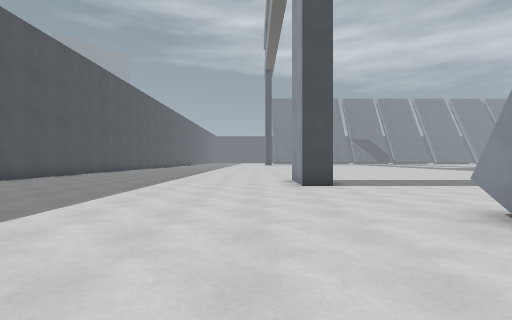
View 1 (above)

21 first-person views from a walk through a Godot game level. The camera is 1.3 m above the floor, looks level and sees 85° across. The floor is counted in squares, 2 m on a side. Each view is taken from the middle of a square. On the plan, view 1 faces up. The plan holds only what a view shows up to about 9 squares ahead; the rest is blank. The place goes on beyond the plan. Surface patterns are stand-ins for the level's own textures.

View 2
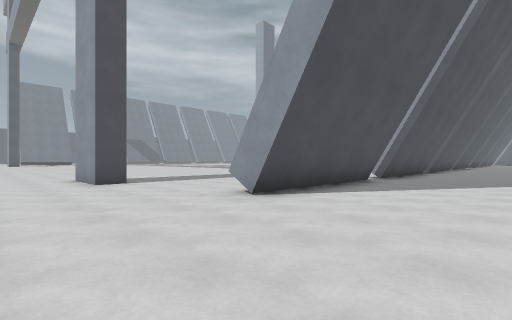

View 3
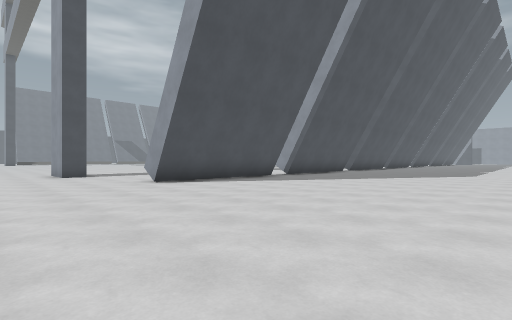

View 4
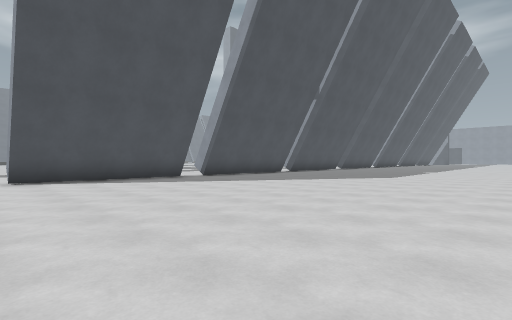

View 5
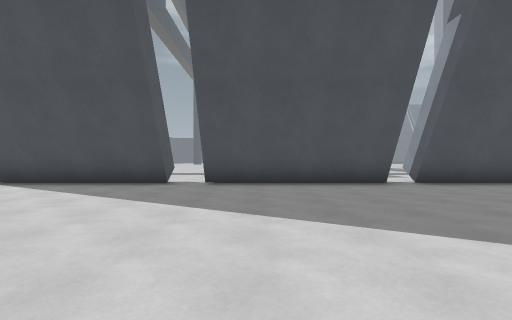

View 6
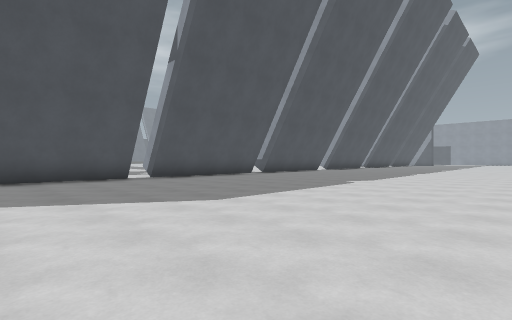

View 7
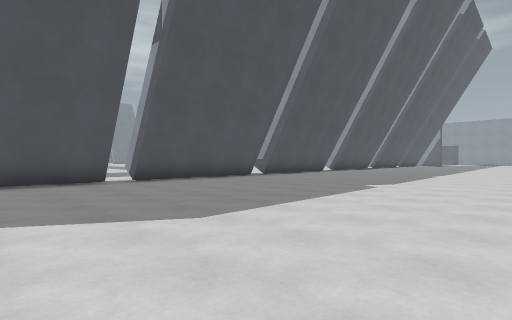

View 8
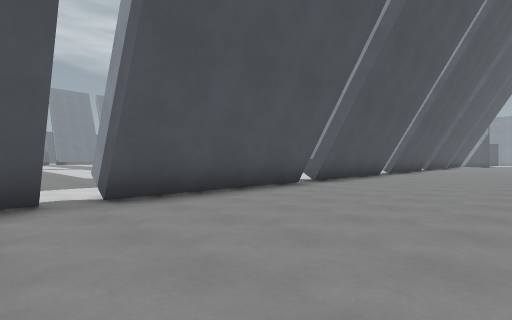

View 9
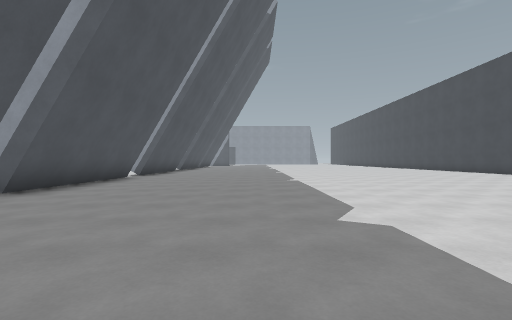

View 10
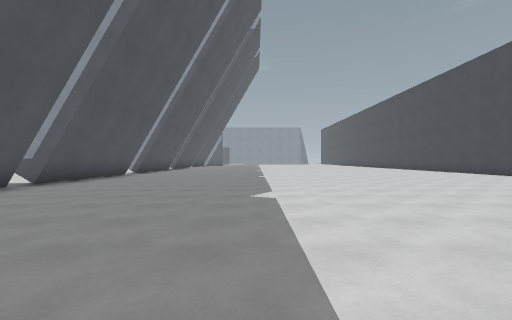

View 11
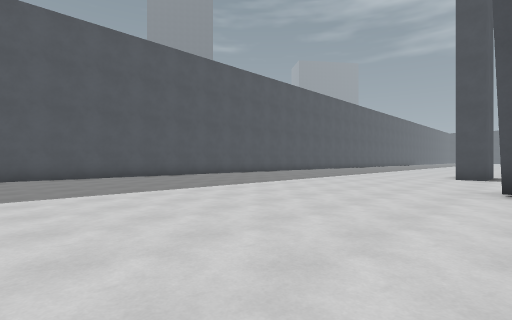

View 12
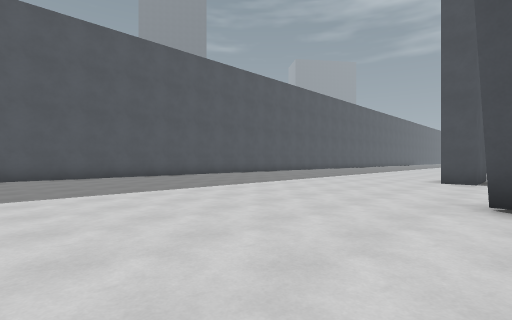

View 13
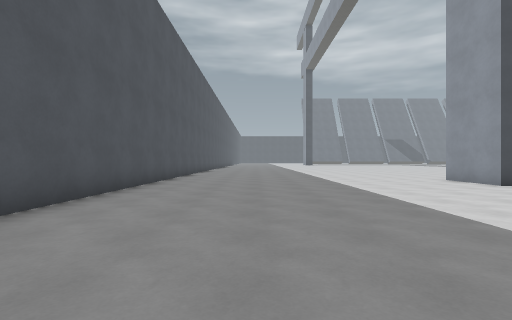

View 14
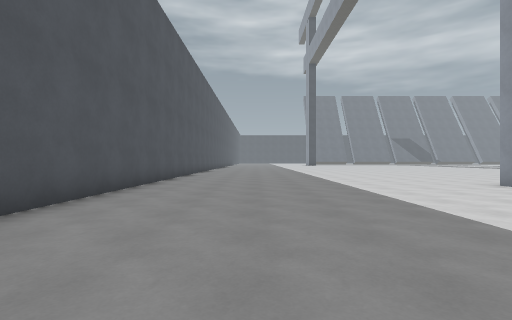

View 15
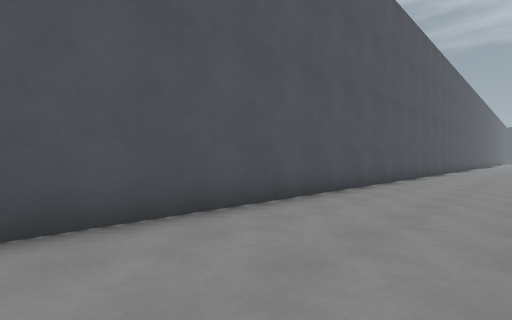

View 16
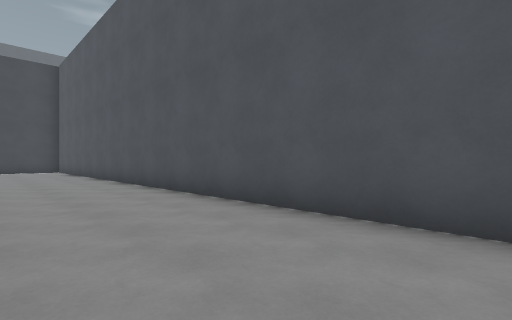

View 17
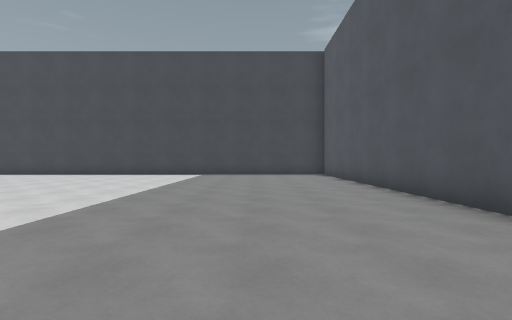

View 18
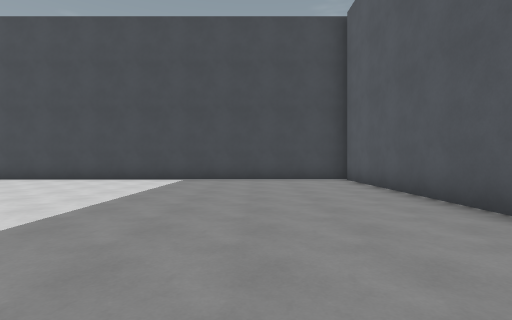

View 19
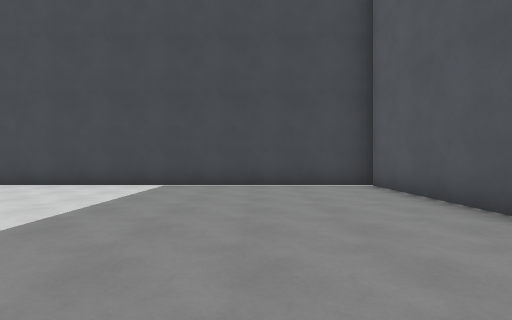

View 20
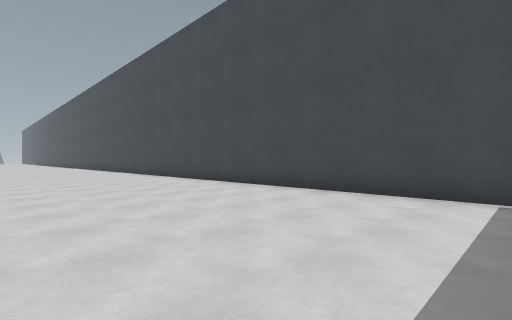

View 21
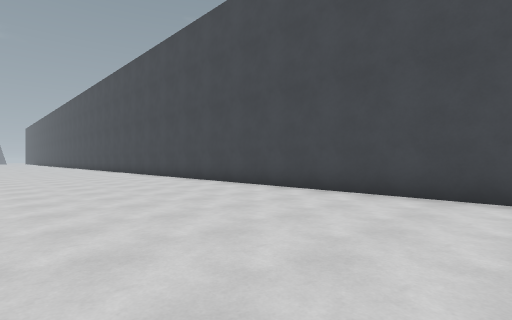

### Floor plan
Points are (right, up) in squares from view 1. A wall is a line through its corners. A room is listed if a view was taken in it or the views show most of it. See-through windows are left out.
Room 1 (views 1, 2, 3, 4, 5, 6, 7, 8, 9, 10, 11, 12, 13, 14, 15, 16, 17, 18, 19, 20, 21)
walls: (7.6, 2.3) (2.6, 2.3); (2.6, 2.5) (2.6, 3.4); (13.6, 2.3) (8.5, 2.3); (1.2, 7) (1.2, 9.1); (19.4, 2.3) (14.4, 2.3); (24, 2.3) (20.2, 2.3); (-8, 11) (-8, -13.3) (9.5, -13.3)
low walls: (7.6, 2.5) (2.6, 2.5); (13.6, 2.5) (8.5, 2.5); (19.4, 2.5) (14.4, 2.5); (24, 2.5) (20.2, 2.5)
ways out: opening at (1.5, 10.5); opening at (2.3, 5); opening at (8, 2.5); opening at (14, 2.5); gap at (20, 3)

Where each view was taken, in squares from view 1:
view 1: 0 up, 0 right, facing up
view 2: 1 down, 1 left, facing up-right
view 3: 5 down, 1 left, facing up-right
view 4: 7 down, 2 right, facing up-right
view 5: 5 down, 10 right, facing up
view 6: 7 down, 10 right, facing up-right
view 7: 6 down, 11 right, facing up-right
view 8: 2 down, 13 right, facing up-right
view 9: 2 down, 15 right, facing right
view 10: 3 down, 13 right, facing right
view 11: 4 down, 3 right, facing up-left
view 12: 2 down, 3 right, facing up-left
view 13: 0 up, 5 left, facing up
view 14: 2 up, 5 left, facing up
view 15: 1 up, 5 left, facing up-left
view 16: 4 up, 5 left, facing down-left
view 17: 1 down, 5 left, facing down
view 18: 4 down, 5 left, facing down
view 19: 6 down, 5 left, facing down
view 20: 8 down, 3 left, facing down-right
view 21: 8 down, 2 right, facing down-right
